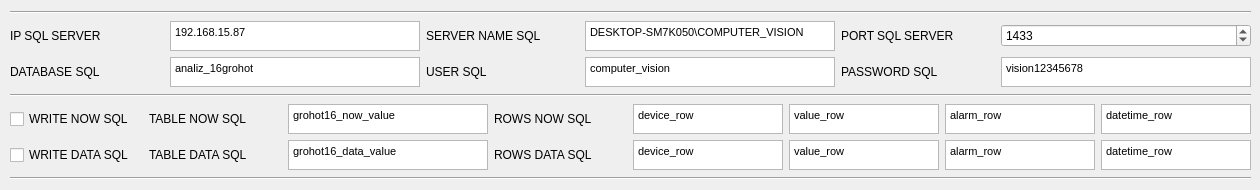
    <widget class="QWidget" name="tab_3">
     <attribute name="title">
      <string>SQL</string>
     </attribute>
     <widget class="QWidget" name="verticalLayoutWidget_2">
      <property name="geometry">
       <rect>
        <x>10</x>
        <y>10</y>
        <width>1241</width>
        <height>171</height>
       </rect>
      </property>
      <layout class="QVBoxLayout" name="verticalLayout_2">
       <item>
        <widget class="Line" name="line_6">
         <property name="orientation">
          <enum>Qt::Horizontal</enum>
         </property>
        </widget>
       </item>
       <item>
        <layout class="QGridLayout" name="gridLayout_4">
         <item row="2" column="5">
          <widget class="QTextEdit" name="textEdit_8">
           <property name="sizePolicy">
            <sizepolicy hsizetype="Minimum" vsizetype="Minimum">
             <horstretch>0</horstretch>
             <verstretch>0</verstretch>
            </sizepolicy>
           </property>
           <property name="maximumSize">
            <size>
             <width>250</width>
             <height>30</height>
            </size>
           </property>
           <property name="html">
            <string>&lt;!DOCTYPE HTML PUBLIC &quot;-//W3C//DTD HTML 4.0//EN&quot; &quot;http://www.w3.org/TR/REC-html40/strict.dtd&quot;&gt;
&lt;html&gt;&lt;head&gt;&lt;meta name=&quot;qrichtext&quot; content=&quot;1&quot; /&gt;&lt;style type=&quot;text/css&quot;&gt;
p, li { white-space: pre-wrap; }
&lt;/style&gt;&lt;/head&gt;&lt;body style=&quot; font-family:'MS Shell Dlg 2'; font-size:8.25pt; font-weight:400; font-style:normal;&quot;&gt;
&lt;p style=&quot; margin-top:0px; margin-bottom:0px; margin-left:0px; margin-right:0px; -qt-block-indent:0; text-indent:0px;&quot;&gt;vision12345678&lt;/p&gt;&lt;/body&gt;&lt;/html&gt;</string>
           </property>
           <property name="placeholderText">
            <string>vision12345678</string>
           </property>
          </widget>
         </item>
         <item row="1" column="0">
          <widget class="QLabel" name="label">
           <property name="maximumSize">
            <size>
             <width>200</width>
             <height>30</height>
            </size>
           </property>
           <property name="text">
            <string>IP SQL SERVER</string>
           </property>
          </widget>
         </item>
         <item row="2" column="2">
          <widget class="QLabel" name="label_5">
           <property name="maximumSize">
            <size>
             <width>200</width>
             <height>30</height>
            </size>
           </property>
           <property name="text">
            <string>USER SQL</string>
           </property>
          </widget>
         </item>
         <item row="2" column="0">
          <widget class="QLabel" name="label_4">
           <property name="maximumSize">
            <size>
             <width>200</width>
             <height>30</height>
            </size>
           </property>
           <property name="text">
            <string>DATABASE SQL</string>
           </property>
          </widget>
         </item>
         <item row="1" column="4">
          <widget class="QLabel" name="label_3">
           <property name="maximumSize">
            <size>
             <width>200</width>
             <height>30</height>
            </size>
           </property>
           <property name="text">
            <string>PORT SQL SERVER</string>
           </property>
          </widget>
         </item>
         <item row="2" column="1">
          <widget class="QTextEdit" name="textEdit_3">
           <property name="sizePolicy">
            <sizepolicy hsizetype="Minimum" vsizetype="Minimum">
             <horstretch>0</horstretch>
             <verstretch>0</verstretch>
            </sizepolicy>
           </property>
           <property name="maximumSize">
            <size>
             <width>250</width>
             <height>30</height>
            </size>
           </property>
           <property name="html">
            <string>&lt;!DOCTYPE HTML PUBLIC &quot;-//W3C//DTD HTML 4.0//EN&quot; &quot;http://www.w3.org/TR/REC-html40/strict.dtd&quot;&gt;
&lt;html&gt;&lt;head&gt;&lt;meta name=&quot;qrichtext&quot; content=&quot;1&quot; /&gt;&lt;style type=&quot;text/css&quot;&gt;
p, li { white-space: pre-wrap; }
&lt;/style&gt;&lt;/head&gt;&lt;body style=&quot; font-family:'MS Shell Dlg 2'; font-size:8.25pt; font-weight:400; font-style:normal;&quot;&gt;
&lt;p style=&quot; margin-top:0px; margin-bottom:0px; margin-left:0px; margin-right:0px; -qt-block-indent:0; text-indent:0px;&quot;&gt;analiz_16grohot&lt;/p&gt;&lt;/body&gt;&lt;/html&gt;</string>
           </property>
           <property name="placeholderText">
            <string>analiz_16grohot</string>
           </property>
          </widget>
         </item>
         <item row="1" column="2">
          <widget class="QLabel" name="label_2">
           <property name="maximumSize">
            <size>
             <width>200</width>
             <height>30</height>
            </size>
           </property>
           <property name="text">
            <string>SERVER NAME SQL</string>
           </property>
          </widget>
         </item>
         <item row="2" column="4">
          <widget class="QLabel" name="label_6">
           <property name="maximumSize">
            <size>
             <width>200</width>
             <height>30</height>
            </size>
           </property>
           <property name="text">
            <string>PASSWORD SQL</string>
           </property>
          </widget>
         </item>
         <item row="2" column="3">
          <widget class="QTextEdit" name="textEdit_7">
           <property name="sizePolicy">
            <sizepolicy hsizetype="Minimum" vsizetype="Minimum">
             <horstretch>0</horstretch>
             <verstretch>0</verstretch>
            </sizepolicy>
           </property>
           <property name="maximumSize">
            <size>
             <width>250</width>
             <height>30</height>
            </size>
           </property>
           <property name="html">
            <string>&lt;!DOCTYPE HTML PUBLIC &quot;-//W3C//DTD HTML 4.0//EN&quot; &quot;http://www.w3.org/TR/REC-html40/strict.dtd&quot;&gt;
&lt;html&gt;&lt;head&gt;&lt;meta name=&quot;qrichtext&quot; content=&quot;1&quot; /&gt;&lt;style type=&quot;text/css&quot;&gt;
p, li { white-space: pre-wrap; }
&lt;/style&gt;&lt;/head&gt;&lt;body style=&quot; font-family:'MS Shell Dlg 2'; font-size:8.25pt; font-weight:400; font-style:normal;&quot;&gt;
&lt;p style=&quot; margin-top:0px; margin-bottom:0px; margin-left:0px; margin-right:0px; -qt-block-indent:0; text-indent:0px;&quot;&gt;computer_vision&lt;/p&gt;&lt;/body&gt;&lt;/html&gt;</string>
           </property>
           <property name="placeholderText">
            <string>computer_vision</string>
           </property>
          </widget>
         </item>
         <item row="1" column="3">
          <widget class="QTextEdit" name="textEdit_2">
           <property name="sizePolicy">
            <sizepolicy hsizetype="Minimum" vsizetype="Minimum">
             <horstretch>0</horstretch>
             <verstretch>0</verstretch>
            </sizepolicy>
           </property>
           <property name="maximumSize">
            <size>
             <width>250</width>
             <height>30</height>
            </size>
           </property>
           <property name="html">
            <string>&lt;!DOCTYPE HTML PUBLIC &quot;-//W3C//DTD HTML 4.0//EN&quot; &quot;http://www.w3.org/TR/REC-html40/strict.dtd&quot;&gt;
&lt;html&gt;&lt;head&gt;&lt;meta name=&quot;qrichtext&quot; content=&quot;1&quot; /&gt;&lt;style type=&quot;text/css&quot;&gt;
p, li { white-space: pre-wrap; }
&lt;/style&gt;&lt;/head&gt;&lt;body style=&quot; font-family:'MS Shell Dlg 2'; font-size:8.25pt; font-weight:400; font-style:normal;&quot;&gt;
&lt;p style=&quot; margin-top:0px; margin-bottom:0px; margin-left:0px; margin-right:0px; -qt-block-indent:0; text-indent:0px;&quot;&gt;DESKTOP-SM7K050\COMPUTER_VISION&lt;/p&gt;&lt;/body&gt;&lt;/html&gt;</string>
           </property>
           <property name="placeholderText">
            <string>DESKTOP-SM7K050\COMPUTER_VISION</string>
           </property>
          </widget>
         </item>
         <item row="1" column="1">
          <widget class="QTextEdit" name="textEdit">
           <property name="sizePolicy">
            <sizepolicy hsizetype="Minimum" vsizetype="Minimum">
             <horstretch>0</horstretch>
             <verstretch>0</verstretch>
            </sizepolicy>
           </property>
           <property name="maximumSize">
            <size>
             <width>250</width>
             <height>30</height>
            </size>
           </property>
           <property name="html">
            <string>&lt;!DOCTYPE HTML PUBLIC &quot;-//W3C//DTD HTML 4.0//EN&quot; &quot;http://www.w3.org/TR/REC-html40/strict.dtd&quot;&gt;
&lt;html&gt;&lt;head&gt;&lt;meta name=&quot;qrichtext&quot; content=&quot;1&quot; /&gt;&lt;style type=&quot;text/css&quot;&gt;
p, li { white-space: pre-wrap; }
&lt;/style&gt;&lt;/head&gt;&lt;body style=&quot; font-family:'MS Shell Dlg 2'; font-size:8.25pt; font-weight:400; font-style:normal;&quot;&gt;
&lt;p style=&quot; margin-top:0px; margin-bottom:0px; margin-left:0px; margin-right:0px; -qt-block-indent:0; text-indent:0px;&quot;&gt;192.168.15.87&lt;/p&gt;&lt;/body&gt;&lt;/html&gt;</string>
           </property>
           <property name="placeholderText">
            <string>192.168.15.87</string>
           </property>
          </widget>
         </item>
         <item row="1" column="5">
          <widget class="QSpinBox" name="spinBox">
           <property name="minimum">
            <number>1</number>
           </property>
           <property name="maximum">
            <number>99999</number>
           </property>
           <property name="value">
            <number>1433</number>
           </property>
          </widget>
         </item>
        </layout>
       </item>
       <item>
        <widget class="Line" name="line_5">
         <property name="orientation">
          <enum>Qt::Horizontal</enum>
         </property>
        </widget>
       </item>
       <item>
        <layout class="QGridLayout" name="gridLayout_5">
         <item row="0" column="6">
          <widget class="QTextEdit" name="textEdit_11">
           <property name="sizePolicy">
            <sizepolicy hsizetype="Minimum" vsizetype="Minimum">
             <horstretch>0</horstretch>
             <verstretch>0</verstretch>
            </sizepolicy>
           </property>
           <property name="maximumSize">
            <size>
             <width>150</width>
             <height>30</height>
            </size>
           </property>
           <property name="html">
            <string>&lt;!DOCTYPE HTML PUBLIC &quot;-//W3C//DTD HTML 4.0//EN&quot; &quot;http://www.w3.org/TR/REC-html40/strict.dtd&quot;&gt;
&lt;html&gt;&lt;head&gt;&lt;meta name=&quot;qrichtext&quot; content=&quot;1&quot; /&gt;&lt;style type=&quot;text/css&quot;&gt;
p, li { white-space: pre-wrap; }
&lt;/style&gt;&lt;/head&gt;&lt;body style=&quot; font-family:'MS Shell Dlg 2'; font-size:8.25pt; font-weight:400; font-style:normal;&quot;&gt;
&lt;p style=&quot; margin-top:0px; margin-bottom:0px; margin-left:0px; margin-right:0px; -qt-block-indent:0; text-indent:0px;&quot;&gt;alarm_row&lt;/p&gt;&lt;/body&gt;&lt;/html&gt;</string>
           </property>
           <property name="placeholderText">
            <string>alarm_row</string>
           </property>
          </widget>
         </item>
         <item row="1" column="4">
          <widget class="QTextEdit" name="textEdit_13">
           <property name="sizePolicy">
            <sizepolicy hsizetype="Minimum" vsizetype="Minimum">
             <horstretch>0</horstretch>
             <verstretch>0</verstretch>
            </sizepolicy>
           </property>
           <property name="maximumSize">
            <size>
             <width>150</width>
             <height>30</height>
            </size>
           </property>
           <property name="html">
            <string>&lt;!DOCTYPE HTML PUBLIC &quot;-//W3C//DTD HTML 4.0//EN&quot; &quot;http://www.w3.org/TR/REC-html40/strict.dtd&quot;&gt;
&lt;html&gt;&lt;head&gt;&lt;meta name=&quot;qrichtext&quot; content=&quot;1&quot; /&gt;&lt;style type=&quot;text/css&quot;&gt;
p, li { white-space: pre-wrap; }
&lt;/style&gt;&lt;/head&gt;&lt;body style=&quot; font-family:'MS Shell Dlg 2'; font-size:8.25pt; font-weight:400; font-style:normal;&quot;&gt;
&lt;p style=&quot; margin-top:0px; margin-bottom:0px; margin-left:0px; margin-right:0px; -qt-block-indent:0; text-indent:0px;&quot;&gt;device_row&lt;/p&gt;&lt;/body&gt;&lt;/html&gt;</string>
           </property>
           <property name="placeholderText">
            <string>device_row</string>
           </property>
          </widget>
         </item>
         <item row="0" column="3">
          <widget class="QLabel" name="label_19">
           <property name="text">
            <string>ROWS NOW SQL</string>
           </property>
          </widget>
         </item>
         <item row="1" column="7">
          <widget class="QTextEdit" name="textEdit_37">
           <property name="sizePolicy">
            <sizepolicy hsizetype="Minimum" vsizetype="Minimum">
             <horstretch>0</horstretch>
             <verstretch>0</verstretch>
            </sizepolicy>
           </property>
           <property name="maximumSize">
            <size>
             <width>150</width>
             <height>30</height>
            </size>
           </property>
           <property name="html">
            <string>&lt;!DOCTYPE HTML PUBLIC &quot;-//W3C//DTD HTML 4.0//EN&quot; &quot;http://www.w3.org/TR/REC-html40/strict.dtd&quot;&gt;
&lt;html&gt;&lt;head&gt;&lt;meta name=&quot;qrichtext&quot; content=&quot;1&quot; /&gt;&lt;style type=&quot;text/css&quot;&gt;
p, li { white-space: pre-wrap; }
&lt;/style&gt;&lt;/head&gt;&lt;body style=&quot; font-family:'MS Shell Dlg 2'; font-size:8.25pt; font-weight:400; font-style:normal;&quot;&gt;
&lt;p style=&quot; margin-top:0px; margin-bottom:0px; margin-left:0px; margin-right:0px; -qt-block-indent:0; text-indent:0px;&quot;&gt;datetime_row&lt;/p&gt;&lt;/body&gt;&lt;/html&gt;</string>
           </property>
           <property name="placeholderText">
            <string>datetime_row</string>
           </property>
          </widget>
         </item>
         <item row="1" column="1">
          <widget class="QLabel" name="label_22">
           <property name="text">
            <string>TABLE DATA SQL</string>
           </property>
          </widget>
         </item>
         <item row="0" column="7">
          <widget class="QTextEdit" name="textEdit_12">
           <property name="sizePolicy">
            <sizepolicy hsizetype="Minimum" vsizetype="Minimum">
             <horstretch>0</horstretch>
             <verstretch>0</verstretch>
            </sizepolicy>
           </property>
           <property name="maximumSize">
            <size>
             <width>150</width>
             <height>30</height>
            </size>
           </property>
           <property name="html">
            <string>&lt;!DOCTYPE HTML PUBLIC &quot;-//W3C//DTD HTML 4.0//EN&quot; &quot;http://www.w3.org/TR/REC-html40/strict.dtd&quot;&gt;
&lt;html&gt;&lt;head&gt;&lt;meta name=&quot;qrichtext&quot; content=&quot;1&quot; /&gt;&lt;style type=&quot;text/css&quot;&gt;
p, li { white-space: pre-wrap; }
&lt;/style&gt;&lt;/head&gt;&lt;body style=&quot; font-family:'MS Shell Dlg 2'; font-size:8.25pt; font-weight:400; font-style:normal;&quot;&gt;
&lt;p style=&quot; margin-top:0px; margin-bottom:0px; margin-left:0px; margin-right:0px; -qt-block-indent:0; text-indent:0px;&quot;&gt;datetime_row&lt;/p&gt;&lt;/body&gt;&lt;/html&gt;</string>
           </property>
           <property name="placeholderText">
            <string>datetime_row</string>
           </property>
          </widget>
         </item>
         <item row="0" column="1">
          <widget class="QLabel" name="label_21">
           <property name="text">
            <string>TABLE NOW SQL</string>
           </property>
          </widget>
         </item>
         <item row="1" column="2">
          <widget class="QTextEdit" name="textEdit_40">
           <property name="sizePolicy">
            <sizepolicy hsizetype="Minimum" vsizetype="Minimum">
             <horstretch>0</horstretch>
             <verstretch>0</verstretch>
            </sizepolicy>
           </property>
           <property name="maximumSize">
            <size>
             <width>200</width>
             <height>30</height>
            </size>
           </property>
           <property name="html">
            <string>&lt;!DOCTYPE HTML PUBLIC &quot;-//W3C//DTD HTML 4.0//EN&quot; &quot;http://www.w3.org/TR/REC-html40/strict.dtd&quot;&gt;
&lt;html&gt;&lt;head&gt;&lt;meta name=&quot;qrichtext&quot; content=&quot;1&quot; /&gt;&lt;style type=&quot;text/css&quot;&gt;
p, li { white-space: pre-wrap; }
&lt;/style&gt;&lt;/head&gt;&lt;body style=&quot; font-family:'MS Shell Dlg 2'; font-size:8.25pt; font-weight:400; font-style:normal;&quot;&gt;
&lt;p style=&quot; margin-top:0px; margin-bottom:0px; margin-left:0px; margin-right:0px; -qt-block-indent:0; text-indent:0px;&quot;&gt;grohot16_data_value&lt;/p&gt;&lt;/body&gt;&lt;/html&gt;</string>
           </property>
           <property name="placeholderText">
            <string>grohot16_data_value</string>
           </property>
          </widget>
         </item>
         <item row="1" column="5">
          <widget class="QTextEdit" name="textEdit_32">
           <property name="sizePolicy">
            <sizepolicy hsizetype="Minimum" vsizetype="Minimum">
             <horstretch>0</horstretch>
             <verstretch>0</verstretch>
            </sizepolicy>
           </property>
           <property name="maximumSize">
            <size>
             <width>150</width>
             <height>30</height>
            </size>
           </property>
           <property name="html">
            <string>&lt;!DOCTYPE HTML PUBLIC &quot;-//W3C//DTD HTML 4.0//EN&quot; &quot;http://www.w3.org/TR/REC-html40/strict.dtd&quot;&gt;
&lt;html&gt;&lt;head&gt;&lt;meta name=&quot;qrichtext&quot; content=&quot;1&quot; /&gt;&lt;style type=&quot;text/css&quot;&gt;
p, li { white-space: pre-wrap; }
&lt;/style&gt;&lt;/head&gt;&lt;body style=&quot; font-family:'MS Shell Dlg 2'; font-size:8.25pt; font-weight:400; font-style:normal;&quot;&gt;
&lt;p style=&quot; margin-top:0px; margin-bottom:0px; margin-left:0px; margin-right:0px; -qt-block-indent:0; text-indent:0px;&quot;&gt;value_row&lt;/p&gt;&lt;/body&gt;&lt;/html&gt;</string>
           </property>
           <property name="placeholderText">
            <string>value_row</string>
           </property>
          </widget>
         </item>
         <item row="0" column="4">
          <widget class="QTextEdit" name="textEdit_9">
           <property name="sizePolicy">
            <sizepolicy hsizetype="Minimum" vsizetype="Minimum">
             <horstretch>0</horstretch>
             <verstretch>0</verstretch>
            </sizepolicy>
           </property>
           <property name="maximumSize">
            <size>
             <width>150</width>
             <height>30</height>
            </size>
           </property>
           <property name="html">
            <string>&lt;!DOCTYPE HTML PUBLIC &quot;-//W3C//DTD HTML 4.0//EN&quot; &quot;http://www.w3.org/TR/REC-html40/strict.dtd&quot;&gt;
&lt;html&gt;&lt;head&gt;&lt;meta name=&quot;qrichtext&quot; content=&quot;1&quot; /&gt;&lt;style type=&quot;text/css&quot;&gt;
p, li { white-space: pre-wrap; }
&lt;/style&gt;&lt;/head&gt;&lt;body style=&quot; font-family:'MS Shell Dlg 2'; font-size:8.25pt; font-weight:400; font-style:normal;&quot;&gt;
&lt;p style=&quot; margin-top:0px; margin-bottom:0px; margin-left:0px; margin-right:0px; -qt-block-indent:0; text-indent:0px;&quot;&gt;device_row&lt;/p&gt;&lt;/body&gt;&lt;/html&gt;</string>
           </property>
           <property name="placeholderText">
            <string>device_row</string>
           </property>
          </widget>
         </item>
         <item row="1" column="6">
          <widget class="QTextEdit" name="textEdit_38">
           <property name="sizePolicy">
            <sizepolicy hsizetype="Minimum" vsizetype="Minimum">
             <horstretch>0</horstretch>
             <verstretch>0</verstretch>
            </sizepolicy>
           </property>
           <property name="maximumSize">
            <size>
             <width>150</width>
             <height>30</height>
            </size>
           </property>
           <property name="html">
            <string>&lt;!DOCTYPE HTML PUBLIC &quot;-//W3C//DTD HTML 4.0//EN&quot; &quot;http://www.w3.org/TR/REC-html40/strict.dtd&quot;&gt;
&lt;html&gt;&lt;head&gt;&lt;meta name=&quot;qrichtext&quot; content=&quot;1&quot; /&gt;&lt;style type=&quot;text/css&quot;&gt;
p, li { white-space: pre-wrap; }
&lt;/style&gt;&lt;/head&gt;&lt;body style=&quot; font-family:'MS Shell Dlg 2'; font-size:8.25pt; font-weight:400; font-style:normal;&quot;&gt;
&lt;p style=&quot; margin-top:0px; margin-bottom:0px; margin-left:0px; margin-right:0px; -qt-block-indent:0; text-indent:0px;&quot;&gt;alarm_row&lt;/p&gt;&lt;/body&gt;&lt;/html&gt;</string>
           </property>
           <property name="placeholderText">
            <string>alarm_row</string>
           </property>
          </widget>
         </item>
         <item row="1" column="3">
          <widget class="QLabel" name="label_20">
           <property name="text">
            <string>ROWS DATA SQL</string>
           </property>
          </widget>
         </item>
         <item row="0" column="5">
          <widget class="QTextEdit" name="textEdit_10">
           <property name="sizePolicy">
            <sizepolicy hsizetype="Minimum" vsizetype="Minimum">
             <horstretch>0</horstretch>
             <verstretch>0</verstretch>
            </sizepolicy>
           </property>
           <property name="maximumSize">
            <size>
             <width>150</width>
             <height>30</height>
            </size>
           </property>
           <property name="html">
            <string>&lt;!DOCTYPE HTML PUBLIC &quot;-//W3C//DTD HTML 4.0//EN&quot; &quot;http://www.w3.org/TR/REC-html40/strict.dtd&quot;&gt;
&lt;html&gt;&lt;head&gt;&lt;meta name=&quot;qrichtext&quot; content=&quot;1&quot; /&gt;&lt;style type=&quot;text/css&quot;&gt;
p, li { white-space: pre-wrap; }
&lt;/style&gt;&lt;/head&gt;&lt;body style=&quot; font-family:'MS Shell Dlg 2'; font-size:8.25pt; font-weight:400; font-style:normal;&quot;&gt;
&lt;p style=&quot; margin-top:0px; margin-bottom:0px; margin-left:0px; margin-right:0px; -qt-block-indent:0; text-indent:0px;&quot;&gt;value_row&lt;/p&gt;&lt;/body&gt;&lt;/html&gt;</string>
           </property>
           <property name="placeholderText">
            <string>value_row</string>
           </property>
          </widget>
         </item>
         <item row="0" column="2">
          <widget class="QTextEdit" name="textEdit_39">
           <property name="sizePolicy">
            <sizepolicy hsizetype="Minimum" vsizetype="Minimum">
             <horstretch>0</horstretch>
             <verstretch>0</verstretch>
            </sizepolicy>
           </property>
           <property name="maximumSize">
            <size>
             <width>200</width>
             <height>30</height>
            </size>
           </property>
           <property name="html">
            <string>&lt;!DOCTYPE HTML PUBLIC &quot;-//W3C//DTD HTML 4.0//EN&quot; &quot;http://www.w3.org/TR/REC-html40/strict.dtd&quot;&gt;
&lt;html&gt;&lt;head&gt;&lt;meta name=&quot;qrichtext&quot; content=&quot;1&quot; /&gt;&lt;style type=&quot;text/css&quot;&gt;
p, li { white-space: pre-wrap; }
&lt;/style&gt;&lt;/head&gt;&lt;body style=&quot; font-family:'MS Shell Dlg 2'; font-size:8.25pt; font-weight:400; font-style:normal;&quot;&gt;
&lt;p style=&quot; margin-top:0px; margin-bottom:0px; margin-left:0px; margin-right:0px; -qt-block-indent:0; text-indent:0px;&quot;&gt;grohot16_now_value&lt;/p&gt;&lt;/body&gt;&lt;/html&gt;</string>
           </property>
           <property name="placeholderText">
            <string>grohot16_now_value</string>
           </property>
          </widget>
         </item>
         <item row="0" column="0">
          <widget class="QCheckBox" name="write_now_sql_checkBox">
           <property name="text">
            <string>WRITE NOW SQL</string>
           </property>
          </widget>
         </item>
         <item row="1" column="0">
          <widget class="QCheckBox" name="checkBox_2">
           <property name="text">
            <string>WRITE DATA SQL</string>
           </property>
          </widget>
         </item>
        </layout>
       </item>
       <item>
        <widget class="Line" name="line_4">
         <property name="orientation">
          <enum>Qt::Horizontal</enum>
         </property>
        </widget>
       </item>
      </layout>
     </widget>
    </widget>
